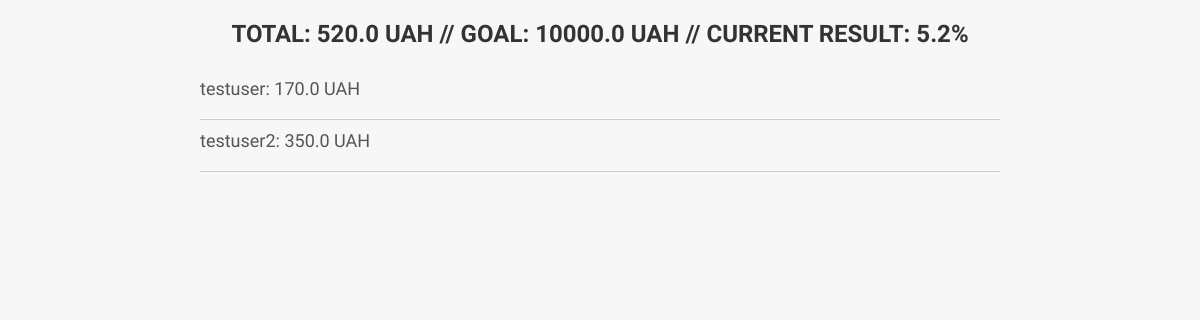
/profile/testuser/Test Campaign/settings, run on the app's committed database.
### main/models.py (models this page shows, shortened)
class Campaign(models.Model):
    user = models.ForeignKey(User, on_delete=models.CASCADE)
    campaign_name = models.CharField(max_length=100)
    description = models.TextField()
    goal = models.FloatField(null=True)
    donate = models.FloatField(null=True)
    campaign_logo = models.ImageField(upload_to='company_logos/')

class Donors(models.Model):
    user = models.CharField(null=True, max_length=100)
    campaign = models.CharField(null=True, max_length=100)
    donate = models.FloatField()

### main/views.py (the view)
# urls.py: path('profile/<str:user_name>/<str:campaign_name>/settings', views.campaign_analytics, name='campaign_settings'),
def campaign_analytics(request, user_name, campaign_name):
    donors = Donors.objects.filter(campaign=campaign_name)
    cmp = Campaign.objects.filter(campaign_name=campaign_name)
    cmp = cmp.first()
    context = {
        'donors': donors,
        'total': cmp.donate,
        'goal': cmp.goal,
        'pgoal': round((cmp.donate/cmp.goal)*100, 1)
    }
    return render(request, 'campaign_analytics.html', context)

### templates/campaign_analytics.html (shortened to what this page needs)
{% load static %}
<!DOCTYPE html>
<html lang="en">
<head>
    <link rel="stylesheet" href= "{%static 'campaign_analytics.css'%}">
</head>
<body>
    <div class="container">
        <strong class="total">TOTAL: <span class="total-value">{{total}} UAH</span> // GOAL: <span class="goal-value">{{goal}} UAH</span> // CURRENT RESULT: <span class="goal-value">{{pgoal}}%</span></strong>
        <div class="donor-list">
            {% for donor in donors %}
                <div class="donor">
                    <p class="donor-info">{{donor.user}}: <span class="donation">{{donor.donate}} UAH</span></p>
                </div>
            {% endfor %}
        </div>
    </div>
</body>
</html>

### static/campaign_analytics.css (style rules this page uses)
body { font-family: 'Montserrat', sans-serif; font-family: 'Rethink Sans', sans-serif; background-color: #f7f7f7; margin: 0; padding: 0; }
.container { max-width: 800px; margin: 0 auto; padding: 20px; }
strong { font-weight: bold; font-size: 24px; color: #333; margin-bottom: 20px; display: block; text-align: center; text-transform: uppercase; }
p { font-size: 18px; color: #555; margin: 10px 0; }
.donor-list { margin-top: 30px; }
.donor { border-bottom: 1px solid #ccc; padding-bottom: 10px; margin-bottom: 10px; }

### data on the page
Campaign: donate "520.0", goal "10000.0"
Donors: user "testuser", donate "170.0"
Donors: user "testuser2", donate "350.0"

### other printed values
{{ pgoal }} "5.2"
